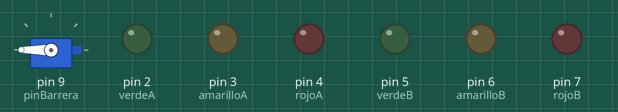
A sketch run on a simulated Arduino Uno, built with avr-gcc and run on an emulated ATmega328P. On the bench: servo, output pins drawn as LEDs (lit = HIGH).

Above: at 0.1 s.
At 0.9 s:
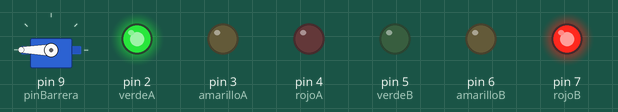
At 6.7 s:
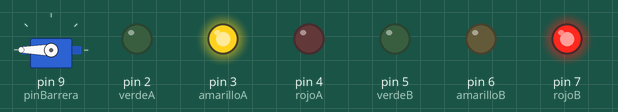
At 8.7 s:
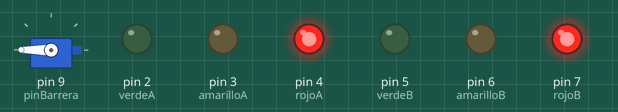
At 18.3 s:
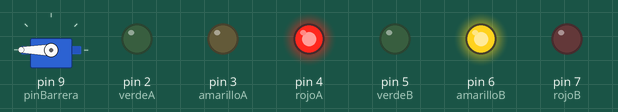
At 35.7 s:
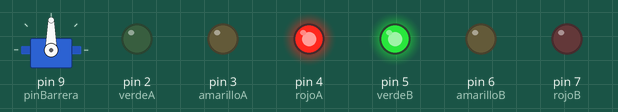
Timing chart, 0 to 37.2 s (numbered marks = the images above):
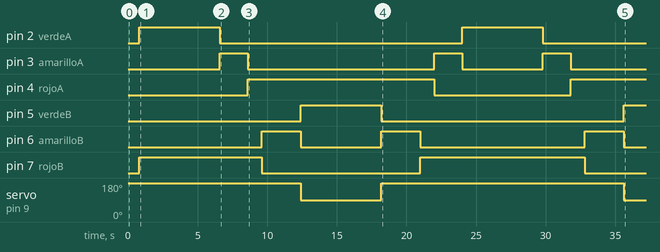

The sketch:

Semaforos_Sincronizados_Con_Delay_Barrera.ino
```cpp
#include <Servo.h>  // Librería para controlar servos

// Pines del semáforo A
const int verdeA = 2;
const int amarilloA = 3;
const int rojoA = 4;

// Pines del semáforo B
const int verdeB = 5;
const int amarilloB = 6;
const int rojoB = 7;

// Servo motor (barrera)
Servo barrera;
const int pinBarrera = 9;  // pin de señal del servo

// Funciones para abrir/cerrar la barrera sin zumbido
void abrirBarrera() {
  barrera.attach(pinBarrera);  // conecta el servo
  barrera.write(90);           // abre (90 grados)
  delay(800);                  // espera a que llegue
  barrera.detach();            // corta la señal → no zumba
}

void cerrarBarrera() {
  barrera.attach(pinBarrera);
  barrera.write(180);            // cierra (0 grados)
  delay(800);
  barrera.detach();
}

void setup() {
  // Configurar pines de semáforo como salida
  pinMode(verdeA, OUTPUT);
  pinMode(amarilloA, OUTPUT);
  pinMode(rojoA, OUTPUT);
  pinMode(verdeB, OUTPUT);
  pinMode(amarilloB, OUTPUT);
  pinMode(rojoB, OUTPUT);

  // Barrera inicialmente cerrada
  cerrarBarrera();
}

void loop() {
  // 1️⃣ Semáforo A verde, B rojo → barrera cerrada
  digitalWrite(verdeA, HIGH);
  digitalWrite(amarilloA, LOW);
  digitalWrite(rojoA, LOW);
  digitalWrite(rojoB, HIGH);
  digitalWrite(verdeB, LOW);
  digitalWrite(amarilloB, LOW);
  cerrarBarrera(); // por seguridad
  delay(5000);

  // 2️⃣ A amarillo
  digitalWrite(verdeA, LOW);
  digitalWrite(amarilloA, HIGH);
  delay(2000);

  // 3️⃣ A rojo
  digitalWrite(amarilloA, LOW);
  digitalWrite(rojoA, HIGH);
  delay(1000);

  // 4️⃣ B amarillo
  digitalWrite(rojoB, LOW);
  digitalWrite(amarilloB, HIGH);
  cerrarBarrera(); // aún cerrada
  delay(2000);

  // 5️⃣ B verde → abrir barrera
  digitalWrite(amarilloB, LOW);
  digitalWrite(verdeB, HIGH);
  abrirBarrera();
  delay(5000);

  // 6️⃣ B amarillo → cerrar barrera
  digitalWrite(verdeB, LOW);
  digitalWrite(amarilloB, HIGH);
  cerrarBarrera();
  delay(2000);

  // 7️⃣ B rojo
  digitalWrite(amarilloB, LOW);
  digitalWrite(rojoB, HIGH);
  delay(1000);

  // 8️⃣ A amarillo
  digitalWrite(rojoA, LOW);
  digitalWrite(amarilloA, HIGH);
  delay(2000);
}
```

Measured:
- by itself, pin 2 (verdeA): alternates HIGH for 5.8 s and LOW for 17.4 s
- by itself, pin 3 (amarilloA): goes HIGH 2.0 s, LOW 13.4 s, HIGH 2.0 s, LOW 5.8 s, HIGH 2.0 s, then LOW
- by itself, pin 4 (rojoA): LOW → HIGH at 8.6 s, → LOW 13.4 s later, → HIGH 9.8 s later
- by itself, pin 5 (verdeB): LOW → HIGH at 12.4 s, → LOW 5.8 s later, → HIGH 17.4 s later
- by itself, pin 6 (amarilloB): goes HIGH 2.8 s, LOW 5.8 s, HIGH 2.8 s, LOW 11.8 s, HIGH 2.8 s, then LOW
- by itself, pin 7 (rojoB): LOW → HIGH at 0.80 s, → LOW 8.8 s later, → HIGH 11.4 s later, → LOW 11.8 s later
- by itself, servo on pin 9 (pinBarrera): 180° → 90° at 12.4 s, → 180° 5.8 s later, → 90° 17.4 s later
